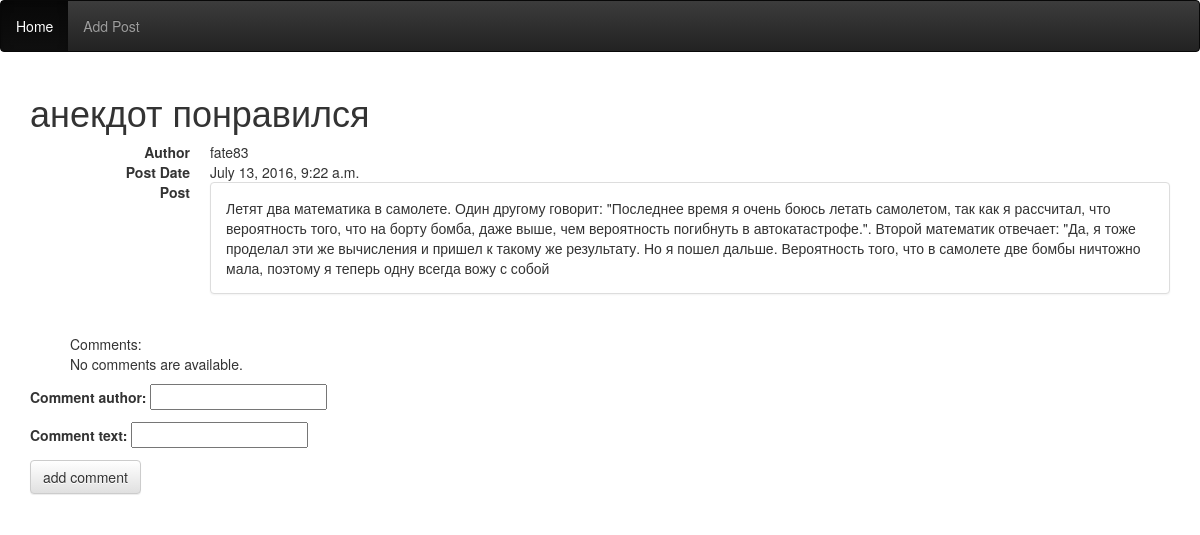
The app's page /blogApp/27/ with its own data.
### blogApp/models.py (models this page shows, shortened)
class BlogPost(models.Model):
    post_head = models.CharField("Head",max_length=150)
    post_text = models.CharField(max_length=10000)
    post_date = models.DateTimeField('date published')
    post_author = models.CharField(max_length=20)
    post_condition = models.BooleanField(default= False)

### blogApp/views.py (the view)
# urls.py: url(r'^(?P<post_id>\d+)/$', views.detail, name='detail'),
def detail (request, post_id):
    try:
        this_post = BlogPost.objects.get(pk=post_id,post_condition = True)
    except BlogPost.DoesNotExists:
        raise Http404('Post does not exist')
    this_comments = Comments.objects.filter(post=this_post)
    if request.method == "POST":
        form = CommentsForm(request.POST)
        if form.is_valid():
            new_commint = form.save(commit= False)
            new_commint.comment_date = datetime.datetime.now()
            new_commint.post_id = post_id
            new_commint.save()
            return redirect("blog:detail", post_id)
    else:
        form = CommentsForm()
    return render(request, 'blogApp/detail.html', {'this_post': this_post, 'this_comments': this_comments,'form': form})

### blogApp/forms.py
class CommentsForm (forms.ModelForm):
    class Meta:
        model = Comments
        fields = ('comment_author','comment_text',)

### blogApp/templates/blogApp/detail.html
{% load staticfiles %}
<link rel="stylesheet" type="text/css" href="{% static 'blogApp/bootstrap.min.css' %}" />
<link rel="stylesheet" type="text/css" href="{% static 'blogApp/jquery-3.0.0.min.js' %}" />
<link rel="stylesheet" type="text/css" href="{% static 'blogApp/bootstrap-theme.min.css' %}" />
{%include "blogApp/top4ik.html"%}
<div class="container">
<h1>
{{this_post.post_head}}
</h1>
<dl class="dl-horizontal">
  <dt>Author</dt>
  <dd>{{this_post.post_author}} </dd>
        <dt>Post Date</dt>
  <dd>{{this_post.post_date}}</dd>
    <dt>Post</dt>
  <dd> <div class="panel panel-default">
  <div class="panel-body">
    {{this_post.post_text}}
  </div>
</div>
      </dd>
</dl>
<ul>
     <body>Comments: </body>
{% if this_comments %}
    {% for comment in this_comments %}
    <hr>
    <dl class="dl-horizontal">
        <dt>Comment author</dt>
          <dd> {{ comment.comment_author }}, &nbsp; <strong> date: </strong> {{comment.comment_date}}</dd>
        <dt>Comment</dt>
        <dd> <div class="panel panel-default">
          <div class="panel-body">{{ comment.comment_text }}</div>
            </div>
        </dd>
    </dl>
    {% endfor %}
    </ul>
{% else %}
    <p>No comments are available.</p>
{% endif %}
</ul>
{% block content %}
<form method="post" class="comment-form">{% csrf_token %}
    {{form.as_p}}
    <button type="submit" class="save btn btn-default">add comment</button>
</form>
{% endblock %}
</div>

### records on screen
BlogPost: post_head "анекдот понравился", post_author "fate83", post_date "July 13, 2016, 9:22 a.m.", post_text "Летят два математика в самолете. Один другому говорит: \"Последнее время я очень боюсь летать самолетом, так как я рассчитал, что вероятность того, что на борту бомба, даже выше, чем вероятность погибнуть в автокатастрофе.\". Второй математик отвечает: \"Да, я тоже проделал эти же вычисления и пришел к такому же результату. Но я пошел дальше. Вероятность того, что в самолете две бомбы ничтожно мала, поэтому я теперь одну всегда вожу с собой"
